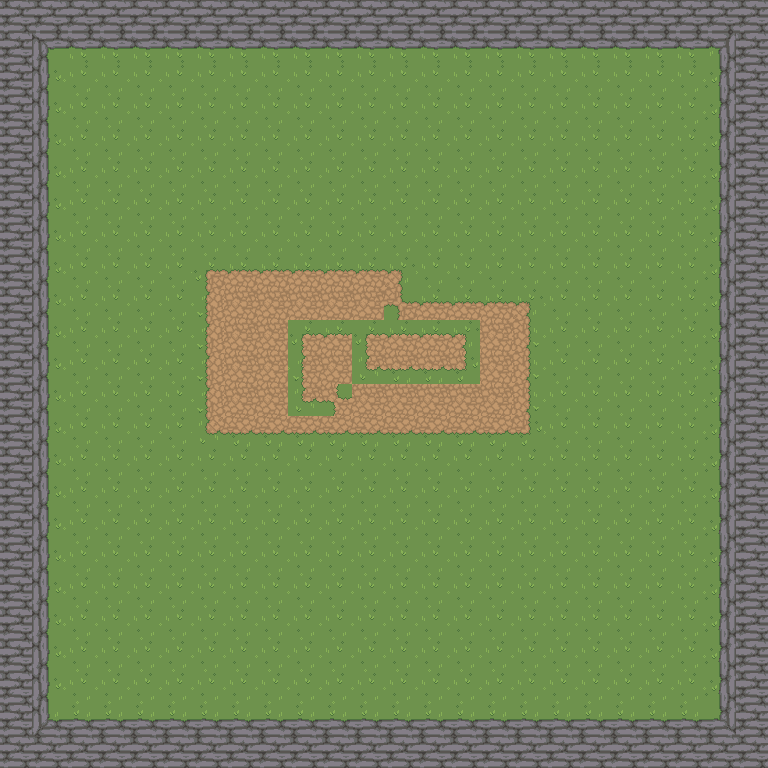

A 2D game scene composited from a Tiled map and its tileset images. What follows is a short description and the map's XML, with every tile layer's data as written:
An orthogonal 24x24 tile map with 32x32 px tiles, 2 tile layers (Background, Foreground), 3 tilesets.

<map version="1.10" tiledversion="1.11.2" orientation="orthogonal" renderorder="right-down" width="24" height="24" tilewidth="32" tileheight="32" infinite="0" nextlayerid="7" nextobjectid="1">
 <tileset firstgid="1" name="IceTileset" tilewidth="32" tileheight="32" tilecount="180" columns="20">
  <image source="IceTileset.png" width="640" height="288" />
 </tileset>
 <tileset firstgid="181" source="RPG Nature Tileset Autumn.tsx" />
 <tileset firstgid="316" source="Nature rgp tileset.tsx" />
 <layer id="1" name="Background" width="24" height="24">
  <data encoding="csv">
44,44,44,44,44,44,44,44,44,44,44,44,44,44,44,44,44,44,44,44,44,44,44,44,
44,236,237,237,237,237,237,237,237,237,237,237,237,237,237,237,237,237,237,237,237,237,238,44,
44,251,211,211,211,211,211,211,211,211,211,211,211,211,211,211,211,211,211,211,211,211,253,44,
44,251,211,211,211,211,211,211,211,211,211,211,211,211,211,211,211,211,211,211,211,211,253,44,
44,251,211,211,211,211,211,211,211,211,211,211,211,211,211,211,211,211,211,211,211,211,253,44,
44,251,211,211,211,211,211,211,211,211,211,211,211,211,211,211,211,211,211,211,211,211,253,44,
44,251,211,211,211,211,211,211,211,211,211,211,211,211,211,211,211,211,211,211,211,211,253,44,
44,251,211,211,211,211,211,211,211,211,211,211,211,211,211,211,211,211,211,211,211,211,253,44,
44,251,211,211,211,211,229,257,257,257,257,257,230,211,211,211,211,211,211,211,211,211,253,44,
44,251,211,211,211,211,243,358,358,358,358,358,260,257,257,257,230,211,211,211,211,211,253,44,
44,251,211,211,211,211,243,358,358,358,462,462,462,358,358,358,241,211,211,211,211,211,253,44,
44,251,211,211,211,211,243,358,358,358,462,462,462,358,358,358,241,211,211,211,211,211,253,44,
44,251,211,211,211,211,243,358,358,358,358,358,358,358,358,358,241,211,211,211,211,211,253,44,
44,251,211,211,211,211,244,227,227,227,227,227,227,227,227,227,245,211,211,211,211,211,253,44,
44,251,211,211,211,211,211,211,211,211,211,211,211,211,211,211,211,211,211,211,211,211,253,44,
44,251,211,211,211,211,211,211,211,211,211,211,211,211,211,211,211,211,211,211,211,211,253,44,
44,251,211,211,211,211,211,211,211,211,211,211,211,211,211,211,211,211,211,211,211,211,253,44,
44,251,211,211,211,211,211,211,211,211,211,211,211,211,211,211,211,211,211,211,211,211,253,44,
44,251,211,211,211,211,211,211,211,211,211,211,211,211,211,211,211,211,211,211,211,211,253,44,
44,251,211,211,211,211,211,211,211,211,211,211,211,211,211,211,211,211,211,211,211,211,253,44,
44,251,211,211,211,211,211,211,211,211,211,211,211,211,211,211,211,211,211,211,211,211,253,44,
44,251,211,211,211,211,211,211,211,211,211,211,211,211,211,211,211,211,211,211,211,211,253,44,
44,266,267,267,267,267,267,267,267,267,267,267,267,267,267,267,267,267,267,267,267,267,268,44,
44,44,44,44,44,44,44,44,44,44,44,44,44,44,44,44,44,44,44,44,44,44,44,44
</data>
 </layer>
 <layer id="6" name="Foreground" width="24" height="24">
  <data encoding="csv">
0,0,0,0,0,0,0,0,0,0,0,0,0,0,0,0,0,0,0,0,0,0,0,0,
0,0,0,0,0,0,0,0,0,0,0,0,0,0,0,0,0,0,0,0,0,0,0,0,
0,0,0,0,0,0,0,0,0,0,0,0,0,0,0,0,0,0,0,0,0,0,0,0,
0,0,0,0,0,0,0,0,0,0,0,0,0,0,0,0,0,0,0,0,0,0,0,0,
0,0,0,0,0,0,0,0,0,0,0,0,0,0,0,0,0,0,0,0,0,0,0,0,
0,0,0,0,0,0,0,0,0,0,0,0,0,0,0,0,0,0,0,0,0,0,0,0,
0,0,0,0,0,0,0,0,0,0,0,0,0,0,0,0,0,0,0,0,0,0,0,0,
0,0,0,0,0,0,0,0,0,0,0,0,0,0,0,0,0,0,0,0,0,0,0,0,
0,0,0,0,0,0,0,0,0,0,0,0,0,0,0,0,0,0,0,0,0,0,0,0,
0,0,0,0,0,0,0,0,0,0,0,0,0,0,0,0,0,0,0,0,0,0,0,0,
0,0,0,0,0,0,0,0,0,274,302,274,302,302,275,0,0,0,0,0,0,0,0,0,
0,0,0,0,0,0,0,0,0,288,0,289,272,272,290,0,0,0,0,0,0,0,0,0,
0,0,0,0,0,0,0,0,0,289,305,0,0,0,0,0,0,0,0,0,0,0,0,0,
0,0,0,0,0,0,0,0,0,0,0,0,0,0,0,0,0,0,0,0,0,0,0,0,
0,0,0,0,0,0,0,0,0,0,0,0,0,0,0,0,0,0,0,0,0,0,0,0,
0,0,0,0,0,0,0,0,0,0,0,0,0,0,0,0,0,0,0,0,0,0,0,0,
0,0,0,0,0,0,0,0,0,0,0,0,0,0,0,0,0,0,0,0,0,0,0,0,
0,0,0,0,0,0,0,0,0,0,0,0,0,0,0,0,0,0,0,0,0,0,0,0,
0,0,0,0,0,0,0,0,0,0,0,0,0,0,0,0,0,0,0,0,0,0,0,0,
0,0,0,0,0,0,0,0,0,0,0,0,0,0,0,0,0,0,0,0,0,0,0,0,
0,0,0,0,0,0,0,0,0,0,0,0,0,0,0,0,0,0,0,0,0,0,0,0,
0,0,0,0,0,0,0,0,0,0,0,0,0,0,0,0,0,0,0,0,0,0,0,0,
0,0,0,0,0,0,0,0,0,0,0,0,0,0,0,0,0,0,0,0,0,0,0,0,
0,0,0,0,0,0,0,0,0,0,0,0,0,0,0,0,0,0,0,0,0,0,0,0
</data>
 </layer>
</map>
